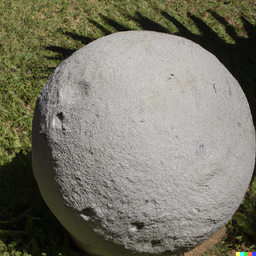
#> input picture Samples/DallE2/DallE2_0.png, 256 x 256 px, shrunk from 1024 x 1024 before the run
$ python EM_main_Hough.py --image ../../Samples/DallE2/DallE2_0.png
#> lines starting #> are read from the running program, lines starting #| are printed output that depends on the picture; after the words box and inside, x2 and y2 are one past the last pixel; in counts of white or black regions, pixels touching at a corner belong together
import numpy as np
import argparse
import cv2

ap = argparse.ArgumentParser()
ap.add_argument("-i", "--image", required = True, help = "Path to the image")
args = vars(ap.parse_args())

image = cv2.imread(args["image"])
#> image is the input picture: shape (256, 256, 3); mean B, G, R 104.3, 118.4, 120
output = image.copy()
gray = cv2.cvtColor(image, cv2.COLOR_BGR2GRAY)
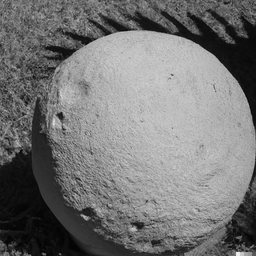
#> gray: shape (256, 256); min 3, max 238, mean 117.3

circles = cv2.HoughCircles(gray, cv2.HOUGH_GRADIENT, 0.1, 100)
#> circles = [[160.5, 108.5, 109.5]]

if circles is not None:
	# convert the (x, y) coordinates and radius of the circles to integers
	circles = np.round(circles[0, :]).astype("int")
#> circles = [[160, 108, 110]]
	# loop over the (x, y) coordinates and radius of the circles
	for (x, y, r) in circles:
		# draw the circle in the output image, then draw a rectangle
		# corresponding to the center of the circle
		cv2.circle(output, (x, y), r, (0, 255, 0), 4)
		cv2.rectangle(output, (x - 5, y - 5), (x + 5, y + 5), (0, 128, 255), -1)
#> this loop made 1 pass
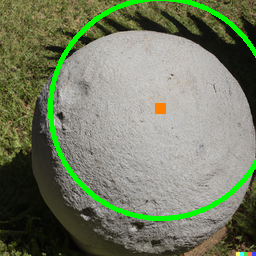
#> output: shape (256, 256, 3); 4.3% of pixels changed, all inside (x1, y1, x2, y2) = (48, 0, 256, 221)
	# show the output image
	cv2.imshow("output", np.hstack([image, output]))
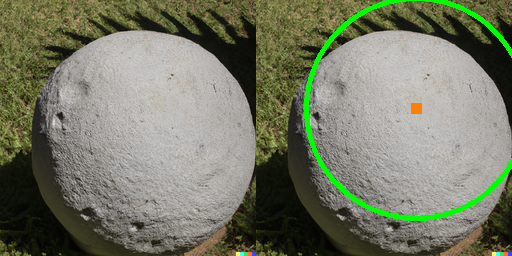
#> window 'output': shape (256, 512, 3); mean B, G, R 102.2, 121.3, 117.7
	cv2.waitKey(0)
	print("fine");

$ run again, on Samples/DallE2/DallE2_2.png
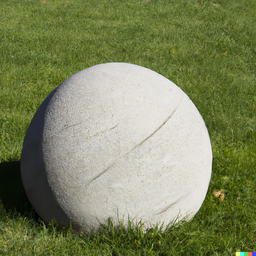
#> input picture Samples/DallE2/DallE2_2.png, 256 x 256 px, shrunk from 1024 x 1024 before the run
#> image is the input picture: shape (256, 256, 3); mean B, G, R 94.1, 133, 125.3
#> `gray = cv2.cvtColor(image, cv2.COLOR_BGR2GRAY)`:
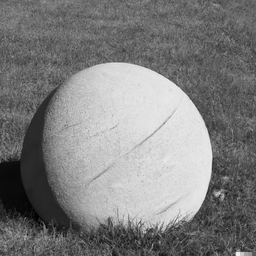
#> gray: shape (256, 256); min 0, max 238, mean 126.3
#> `circles = cv2.HoughCircles(gray, cv2.HOUGH_GRADIENT, 0.1, 100)`: circles = [[124.5, 134.5, 116.4]]
#> `circles = np.round(circles[0, :]).astype("int")`: circles = [[124, 134, 116]]
#> the loop `for (x, y, r) in circles:` made 1 pass
#> `cv2.imshow("output", np.hstack([image, output]))`:
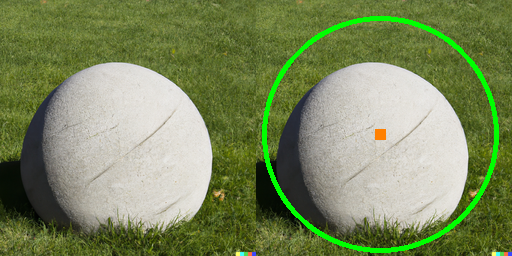
#> window 'output': shape (256, 512, 3); mean B, G, R 92.9, 137.4, 123.1

$ run again, on Samples/DallE2/DallE2_3.png
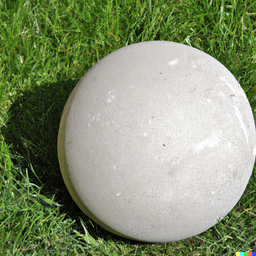
#> input picture Samples/DallE2/DallE2_3.png, 256 x 256 px, shrunk from 1024 x 1024 before the run
#> image is the input picture: shape (256, 256, 3); mean B, G, R 113.8, 145.4, 133.6
#> `gray = cv2.cvtColor(image, cv2.COLOR_BGR2GRAY)`:
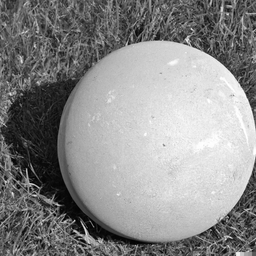
#> gray: shape (256, 256); min 0, max 255, mean 138.2
#> `circles = cv2.HoughCircles(gray, cv2.HOUGH_GRADIENT, 0.1, 100)`: circles = [[158.5, 148.5, 111.4]]
#> `circles = np.round(circles[0, :]).astype("int")`: circles = [[158, 148, 111]]
#> the loop `for (x, y, r) in circles:` made 1 pass
#> `cv2.imshow("output", np.hstack([image, output]))`:
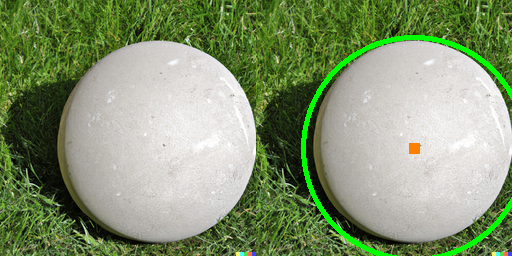
#> window 'output': shape (256, 512, 3); mean B, G, R 112.9, 148.9, 132.3
